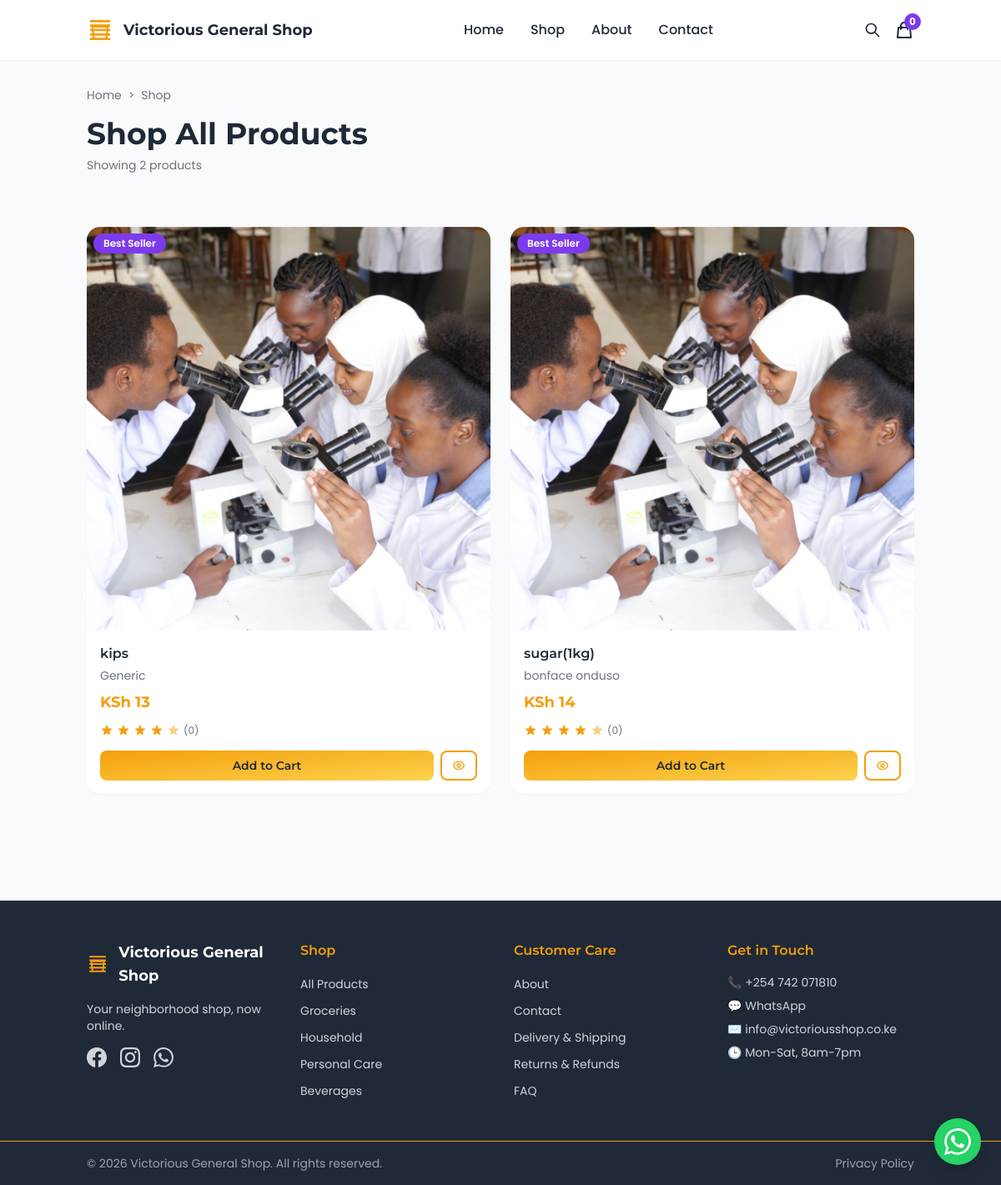
Page /public/shop.php on the committed database.
### tables this page shows
CREATE TABLE `products` (
  `id` varchar(36) NOT NULL,
  `barcode` varchar(50) DEFAULT NULL,
  `qr_code` varchar(100) DEFAULT NULL,
  `sku` varchar(50) NOT NULL,
  `name` varchar(255) NOT NULL,
  `category_id` varchar(36) DEFAULT NULL,
  `buying_price` decimal(12,2) NOT NULL DEFAULT '0.00',
  `selling_price` decimal(12,2) NOT NULL DEFAULT '0.00',
  `wholesale_price` decimal(12,2) NOT NULL DEFAULT '0.00',
  `current_stock` int NOT NULL DEFAULT '0',
  `minimum_stock` int NOT NULL DEFAULT '0',
  `preferred_order_quantity` int NOT NULL DEFAULT '0',
  `tax_rate` decimal(6,2) NOT NULL DEFAULT '0.00',
  `discount` decimal(6,2) NOT NULL DEFAULT '0.00',
  `supplier_id` varchar(36) DEFAULT NULL,
  `description` text,
  `image_path` varchar(500) DEFAULT NULL,
  `unit` varchar(20) NOT NULL DEFAULT 'pcs',
  `status` varchar(20) NOT NULL DEFAULT 'active',
  `track_expiry` tinyint(1) NOT NULL DEFAULT '0',
  `sync_status` varchar(20) NOT NULL DEFAULT 'SYNCED',
  `version` bigint NOT NULL DEFAULT '1',
  `created_at` datetime NOT NULL DEFAULT CURRENT_TIMESTAMP,
  `updated_at` datetime NOT NULL DEFAULT CURRENT_TIMESTAMP ON UPDATE CURRENT_TIMESTAMP,
  `deleted_at` datetime DEFAULT NULL
);

CREATE TABLE `suppliers` (
  `id` varchar(36) NOT NULL,
  `name` varchar(150) NOT NULL,
  `phone` varchar(30) DEFAULT NULL,
  `email` varchar(150) DEFAULT NULL,
  `address` text,
  `balance` decimal(12,2) NOT NULL DEFAULT '0.00',
  `sync_status` varchar(20) NOT NULL DEFAULT 'SYNCED',
  `created_at` datetime NOT NULL DEFAULT CURRENT_TIMESTAMP,
  `updated_at` datetime NOT NULL DEFAULT CURRENT_TIMESTAMP ON UPDATE CURRENT_TIMESTAMP,
  `deleted_at` datetime DEFAULT NULL
);

### public_html/data/products-data.php (called while the page is built, shortened)
<?php
function fetchProductsFromDatabase() {
    $pdo = getDbConnection();
    $sql = "SELECT
                p.*,
                c.name as category_name,
                c.id as category_id,
                s.name as supplier_name
            FROM products p
            LEFT JOIN categories c ON p.category_id = c.id
            LEFT JOIN suppliers s ON p.supplier_id = s.id
            WHERE p.deleted_at IS NULL
            ORDER BY p.created_at DESC";
    $stmt = $pdo->prepare($sql);
    $stmt->execute();
    $dbProducts = $stmt->fetchAll();
    $products = [];
    foreach ($dbProducts as $product) {
        $slug = !empty($product['sku']) ? strtolower(preg_replace('/[^a-zA-Z0-9-]/', '-', $product['sku']))
                : strtolower(preg_replace('/[^a-zA-Z0-9-]/', '-', $product['name']));
        $categorySlug = !empty($product['category_name']) ? strtolower(preg_replace('/[^a-zA-Z0-9-]/', '-', $product['category_name'])) : 'uncategorized';
        $products[] = [
            'slug' => $slug,
            'category' => $categorySlug,
            'name' => $product['name'],
            'brand' => $product['supplier_name'] ?? 'Generic',
            'price' => (float) $product['selling_price'],
            'compare_price' => !empty($product['wholesale_price']) && $product['wholesale_price'] > $product['selling_price']
                ? (float) $product['wholesale_price']
                : null,
            'unit' => $product['unit'] ?? 'pcs',
            'stock' => (int) $product['current_stock'],
            'description' => $product['description'] ?? '',
            'image' => !empty($product['image_path']) ? '/' . $product['image_path'] : '/assets/product-images/SampleProduct.png',
            'featured' => $product['status'] === 'active',
            'rating' => 4.5,
            'review_count' => 0,
            'sku' => $product['sku'],
            'barcode' => $product['barcode'],
            'buying_price' => (float) $product['buying_price'],
            'tax_rate' => (float) $product['tax_rate'],
            'discount' => (float) $product['discount']
        ];
    }
    return $products;
}
$shop_products = fetchProductsFromDatabase();
function shop_get_products($categorySlug = null) {
    global $shop_products;
    if ($categorySlug === null) {
        return $shop_products;
    }
    return array_filter($shop_products, function($product) use ($categorySlug) {
        return $product['category'] === $categorySlug;
    });
}

### public_html/public/shop.php (the view, shortened to what this page needs)
<?php
require_once '../data/products-data.php';
$selectedCategory = isset($_GET['category']) ? $_GET['category'] : null;
$searchQuery = isset($_GET['search']) ? trim($_GET['search']) : '';
$currentPage = isset($_GET['page']) ? max(1, intval($_GET['page'])) : 1;
$itemsPerPage = 12;
if (!empty($searchQuery)) {
    $products = shop_search_products($searchQuery);
    if ($selectedCategory) {
        $products = array_filter($products, function($product) use ($selectedCategory) {
            return $product['category'] === $selectedCategory;
        });
        $products = array_values($products);
    }
} elseif ($selectedCategory) {
    $products = shop_get_products($selectedCategory);
    $products = array_values($products);
} else {
    $products = shop_get_products();
}
$totalProducts = count($products);
$totalPages = ceil($totalProducts / $itemsPerPage);
$currentPage = min($currentPage, max(1, $totalPages));
$offset = ($currentPage - 1) * $itemsPerPage;
$displayProducts = array_slice($products, $offset, $itemsPerPage);
$categoryName = null;
include '../includes/header.php';
?>
<div x-data="{ filtersOpen: false }">
<section class="bg-surface-gray py-8">
    <div class="container mx-auto px-4">
        <nav class="mb-4">
            <ol class="flex items-center space-x-2 text-sm font-body text-gray-500">
                <li><a href="index.php" class="hover:text-primary-gold">Home</a></li>
                <li>&gt;</li>
                <li><a href="shop.php" class="hover:text-primary-gold">Shop</a></li>
            </ol>
        </nav>
        <h1 class="font-heading font-bold text-charcoal text-3xl md:text-4xl mb-2">
            <?php
            if ($categoryName) {
                echo htmlspecialchars($categoryName);
            } elseif (!empty($searchQuery)) {
                echo 'Search Results: "' . htmlspecialchars($searchQuery) . '"';
            } else {
                echo 'Shop All Products';
            }
            ?>
        </h1>
        <p class="font-body text-gray-500 text-sm">
            Showing <?php echo number_format($totalProducts); ?> product<?php echo $totalProducts !== 1 ? 's' : ''; ?>
        </p>
    </div>
</section>
<section class="bg-surface-gray py-8">
    <div class="container mx-auto px-4">
        <div class="flex flex-col lg:flex-row gap-8">
            <main class="flex-1">
                <?php if (count($displayProducts) === 0): ?>
                    <div class="bg-neutral-white rounded-2xl shadow-sm p-12 text-center">
                        <svg class="w-24 h-24 text-gray-300 mx-auto mb-4" fill="currentColor" viewBox="0 0 24 24">
                            <path d="M21 16V8a2 2 0 00-1-1.73l-7-4a2 2 0 00-2 0l-7 4A2 2 0 003 8v8a2 2 0 001 1.73l7 4a2 2 0 002 0l7-4A2 2 0 0021 16z"/>
                            <path d="M12 12m-3 0a3 3 0 1 0 6 0a3 3 0 1 0-6 0" opacity="0.3"/>
                        </svg>
                        <h3 class="font-heading font-semibold text-charcoal text-lg mb-2">No products found</h3>
                        <p class="font-body text-gray-500 text-sm mb-6">Try adjusting your search or filters</p>
                        <a href="shop.php" class="inline-block bg-gradient-to-br from-primary-gold to-gold-light text-charcoal px-6 py-3 rounded-full font-heading font-semibold transition-transform hover:scale-105">
                            Clear Filters
                        </a>
                    </div>
                <?php else: ?>
                    <div class="grid grid-cols-1 md:grid-cols-2 xl:grid-cols-3 gap-6 mb-8">
                        <?php foreach ($displayProducts as $product): ?>
                            <div class="bg-neutral-white rounded-2xl shadow-sm hover:shadow-md transition-all hover:-translate-y-1 overflow-hidden">
                                <a href="product.php?slug=<?php echo htmlspecialchars($product['slug']); ?>" class="block">
                                    <div class="relative aspect-square bg-gray-100 overflow-hidden">
                                        <img src="<?php echo htmlspecialchars($product['image']); ?>"
                                             alt="<?php echo htmlspecialchars($product['name']); ?>"
                                             class="w-full h-full object-cover hover:scale-105 transition-transform duration-300"
                                             onerror="this.src='/assets/product-images/SampleProduct.png'">
                                        <?php if ($product['featured']): ?>
                                            <span class="absolute top-2 left-2 bg-accent-violet text-neutral-white text-xs font-body font-semibold px-3 py-1 rounded-full">
                                                Best Seller
                                            </span>
                                        <?php endif; ?>
                                    </div>
                                </a>
                                <div class="p-4">
                                    <a href="product.php?slug=<?php echo htmlspecialchars($product['slug']); ?>">
                                        <h3 class="font-heading font-semibold text-charcoal text-sm md:text-base line-clamp-2 mb-1 hover:text-primary-gold transition-colors">
                                            <?php echo htmlspecialchars($product['name']); ?>
                                        </h3>
                                    </a>
                                    <p class="font-body text-gray-500 text-xs md:text-sm mb-2">
                                        <?php echo htmlspecialchars($product['brand']); ?>
                                    </p>
                                    <div class="mb-3">
                                        <span class="font-heading font-bold text-primary-gold text-lg">
                                            KSh <?php echo number_format($product['price']); ?>
                                        </span>
                                    </div>
                                    <div class="flex items-center space-x-1 mb-4">
                                        <span class="font-body text-gray-500 text-xs ml-1">(<?php echo $product['review_count']; ?>)</span>
                                    </div>
                                    <div class="flex gap-2">
                                        <?php if ($product['stock'] > 0): ?>
                                            <button class="add-to-cart-btn flex-1 bg-gradient-to-br from-primary-gold to-gold-light text-charcoal font-heading font-semibold text-sm py-2 px-4 rounded-lg transition-transform hover:scale-105"
                                                    data-product-slug="<?php echo htmlspecialchars($product['slug']); ?>">
                                                Add to Cart
                                            </button>
                                            <a href="product.php?slug=<?php echo htmlspecialchars($product['slug']); ?>"
                                               class="flex items-center justify-center px-3 py-2 border-2 border-primary-gold text-primary-gold rounded-lg hover:bg-primary-gold hover:text-charcoal transition-colors"
                                               title="View Details">
                                            </a>
                                        <?php else: ?>
                                            <button disabled class="w-full bg-gray-300 text-gray-500 font-heading font-semibold text-sm py-2 px-4 rounded-lg cursor-not-allowed">
                                                Out of Stock
                                            </button>
                                        <?php endif; ?>
                                    </div>
                                </div>
                            </div>
                        <?php endforeach; ?>
                    </div>
                <?php endif; ?>
            </main>
        </div>
    </div>
</section>
</div>
<?php include '../includes/footer.php'; ?>

### public_html/includes/header.php (style rules this page uses)
body { font-family: 'Poppins', sans-serif; }
h1, h2, h3, h4, h5, h6 { font-family: 'Montserrat', sans-serif; }

### rows in the picture
products: name "kips", brand "Generic", price "13", track_expiry "0"
products: name "sugar(1kg)", supplier.name "bonface onduso", price "14", track_expiry "0"

### other values in the picture
$totalProducts "2"
